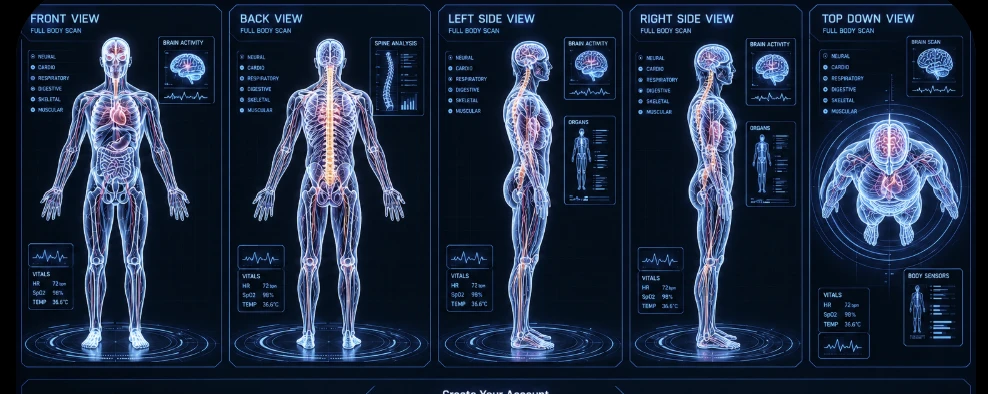
#> input picture web/assets/source-scan-sheet.webp, 988 x 394 px
$ python cut_views.py ../assets/source-scan-sheet.webp ../assets/back.webp 3
#> lines starting #> are read from the running program, lines starting #| are printed output that depends on the picture
"""Cut the five body views out of the scan sheet, painting over the baked-in UI insets."""
import sys
from PIL import Image, ImageChops, ImageDraw, ImageFilter

# Usage: cut_views.py SHEET OUT_DIR [SCALE]
# SCALE is how much larger SHEET is than the original 988x394 image (4 for the Real-ESRGAN 4x upscale).
# A scaled sheet is cut at full resolution; the original is enlarged 4x with Lanczos instead.
src, out = sys.argv[1], sys.argv[2]
k = int(sys.argv[3]) if len(sys.argv) > 3 else 1
sheet = Image.open(src).convert("RGB")
#> sheet is the input picture: PIL image 988x394 RGB; mean R, G, B 29.6, 42.6, 64.9
BG = (4, 12, 22)

# Insets to paint out, in sheet pixels (x0, y0, x1, y1).
PAINT = [
    (27, 45, 68, 118), (152, 30, 215, 84), (158, 30, 215, 88), (171, 88, 215, 106), (27, 238, 76, 314),      # front
    (237, 45, 272, 118), (237, 45, 277, 90), (370, 30, 425, 86), (372, 86, 392, 112), (392, 86, 425, 118), (237, 240, 286, 318),  # back
    (485, 45, 498, 118), (561, 30, 569, 110), (561, 112, 569, 206), (485, 240, 495, 315),  # left
    (675, 45, 682, 120), (744, 30, 749, 210), (675, 240, 686, 318),                      # right
]
mask = Image.new("L", sheet.size, 0)
#> mask: PIL image 988x394 L; every value is 0
d = ImageDraw.Draw(mask)
for b in PAINT:
    d.rectangle(tuple(v * k for v in b), fill=255)
mask = mask.filter(ImageFilter.GaussianBlur(2 * k))
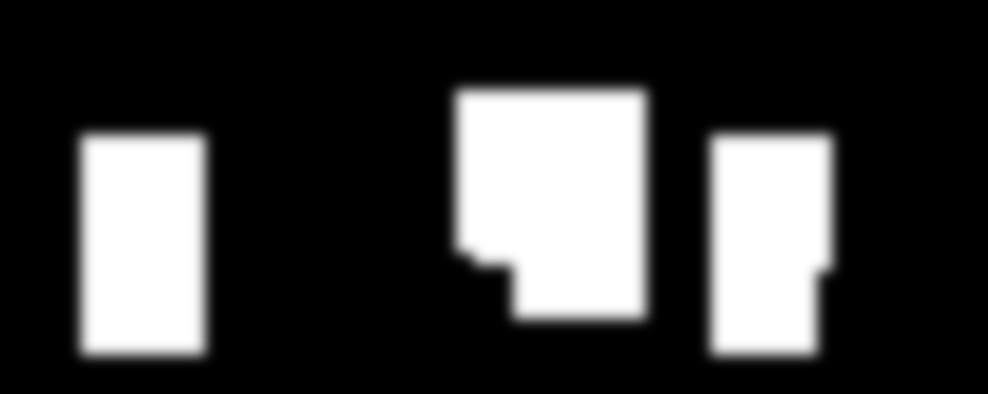
#> mask: PIL image 988x394 L; min 0, max 255, mean 60.8
sheet = Image.composite(Image.new("RGB", sheet.size, BG), sheet, mask)
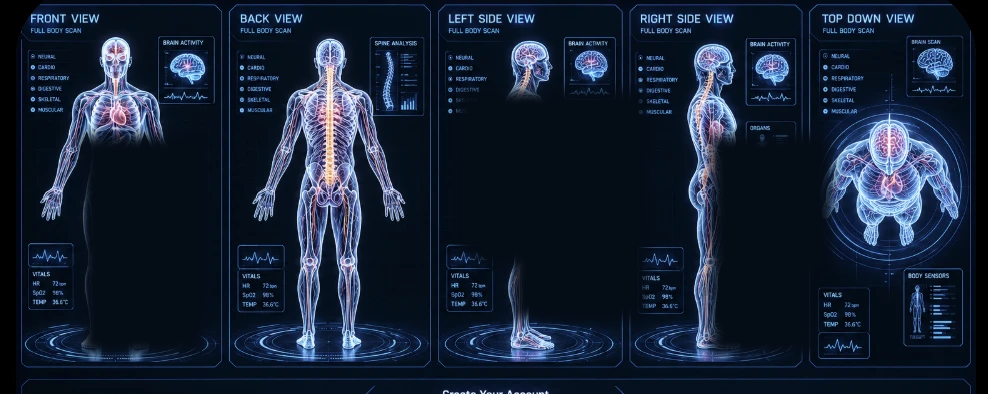
#> sheet: PIL image 988x394 RGB; mean R, G, B 22.4, 34.1, 53.2

def unpremultiply(channel, alpha):
    """Scale a colour channel up by 1/alpha so semi-transparent pixels keep their brightness."""
    c, a = channel.tobytes(), alpha.tobytes()
    return Image.frombytes("L", channel.size, bytes(min(255, x * 255 // y) if y else 0 for x, y in zip(c, a)))


VIEWS = {  # name: (x, y, w, h)
    "front": (36, 34, 160, 320),
    "back": (245, 34, 166, 320),
    "left": (485, 34, 84, 320),
    "right": (675, 34, 74, 320),
    "top": (814, 116, 150, 150),
}
for name, (x, y, w, h) in VIEWS.items():
    im = sheet.crop((x * k, y * k, (x + w) * k, (y + h) * k))
    if k == 1:
        im = im.resize((w * 4, h * 4), Image.LANCZOS)
        im = im.filter(ImageFilter.UnsharpMask(radius=3, percent=60, threshold=2))
    # Crush the navy panel background to pure black so the page shows through.
    im = im.point(lambda v: max(0, v - 26) * 255 // 229)
    # Turn brightness into transparency so the body can sit over page content.
    r, g, b = im.split()
    alpha = ImageChops.lighter(ImageChops.lighter(r, g), b).point(lambda v: min(255, int(v * 2.2)))
    rgba = Image.merge("RGBA", (*(unpremultiply(c, alpha) for c in (r, g, b)), alpha))
    rgba.save(f"{out}/{name}.webp", quality=92, method=6)
    print(name, im.size)
#> this loop made 5 passes
#> pass 1, `im = sheet.crop((x * k, y * k, (x + w) * k, (y + h) * k))`:
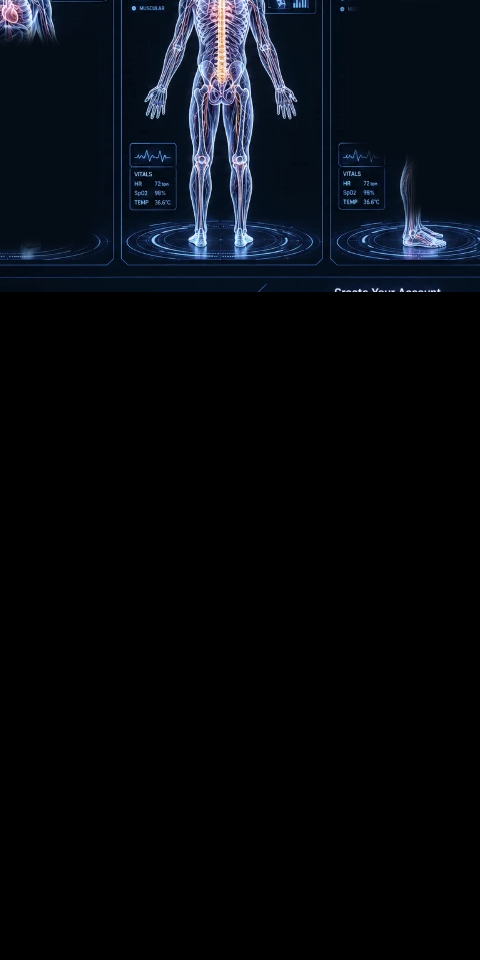
#> im: PIL image 480x960 RGB; mean R, G, B 6.8, 10, 15.5
#> pass 1, `im = im.point(lambda v: max(0, v - 26) * 255 // 229)`:
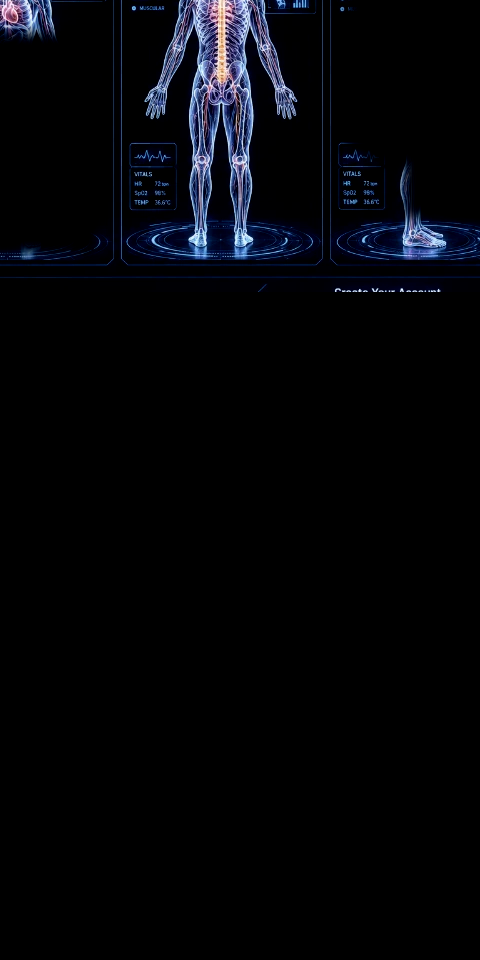
#> im: PIL image 480x960 RGB; mean R, G, B 4.5, 5.4, 8.9
#> pass 1, `r, g, b = im.split()`:
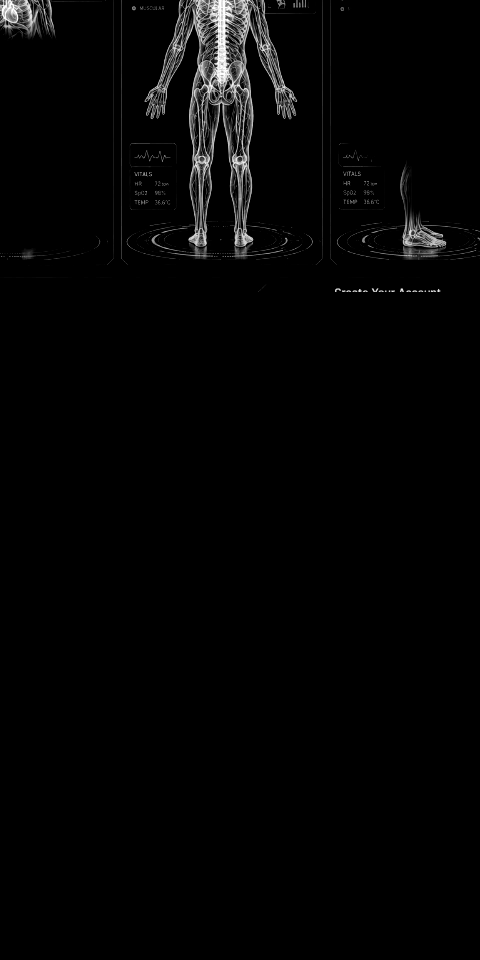
#> r: PIL image 480x960 L; min 0, max 255, mean 4.5
#> after the loop: r: PIL image 450x450 L; every value is 0
#> after the loop: rgba: PIL image 450x450 RGBA; every value is 0

$ run again, on web/assets/front.webp
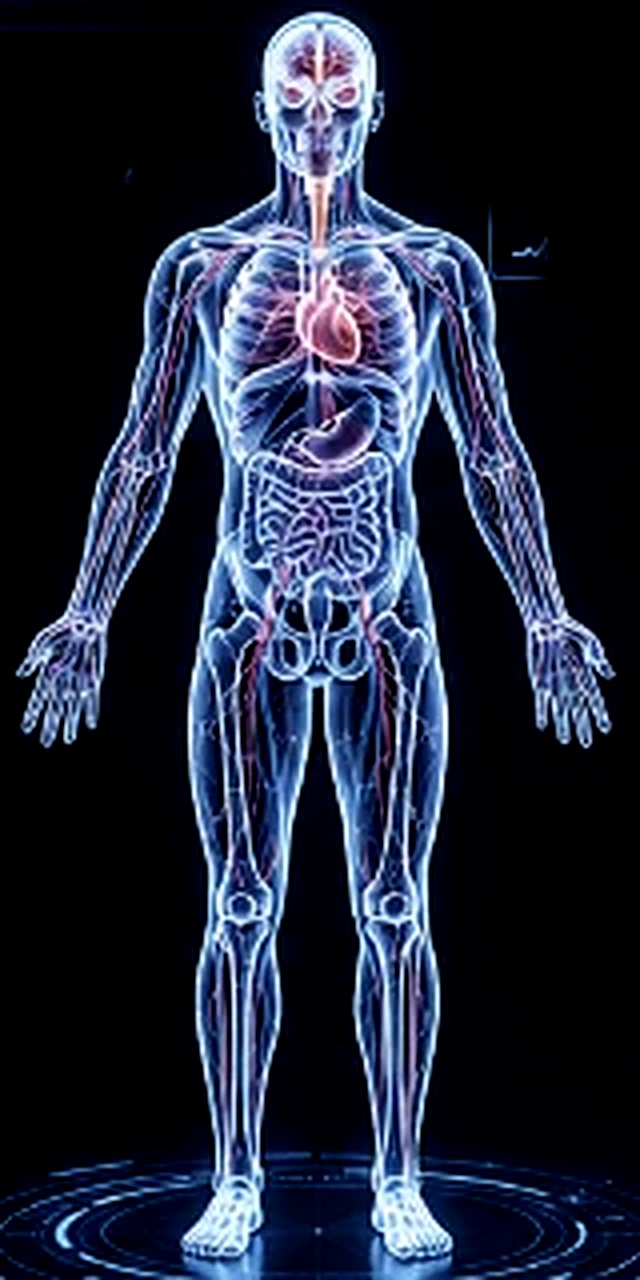
#> input picture web/assets/front.webp, 640 x 1280 px
#> sheet is the input picture: PIL image 640x1280 RGB; mean R, G, B 34.9, 41.5, 60.4
#> `mask = mask.filter(ImageFilter.GaussianBlur(2 * k))`:
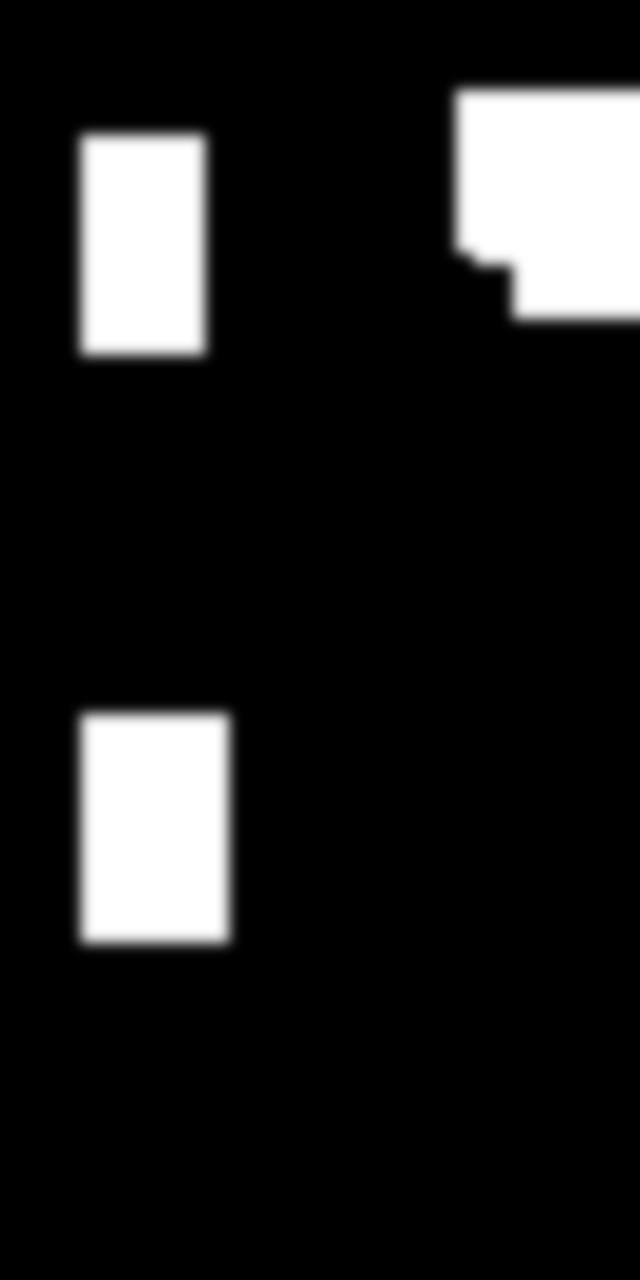
#> mask: PIL image 640x1280 L; min 0, max 255, mean 31.1
#> the loop `for name, (x, y, w, h) in VIEWS.items():` made 5 passes
#> pass 1, `r, g, b = im.split()`:
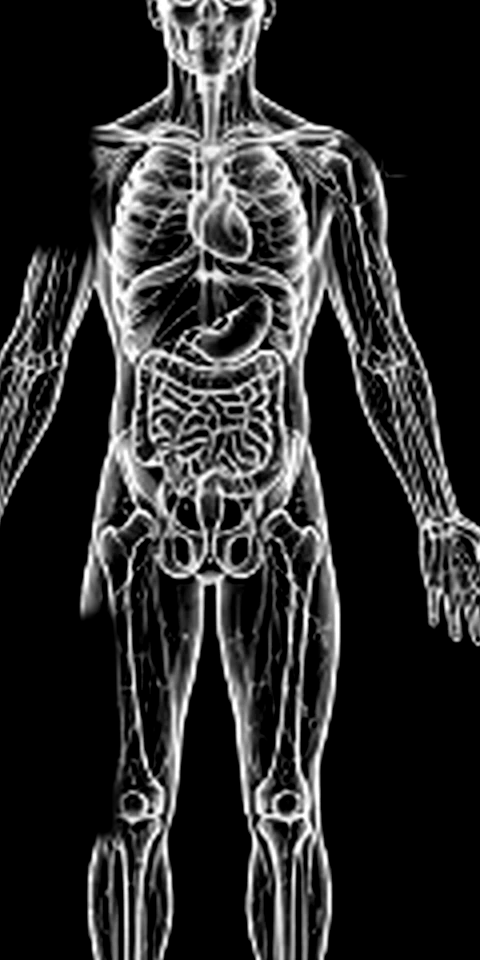
#> g: PIL image 480x960 L; min 0, max 255, mean 45.6

$ run again, on web/assets/right.webp
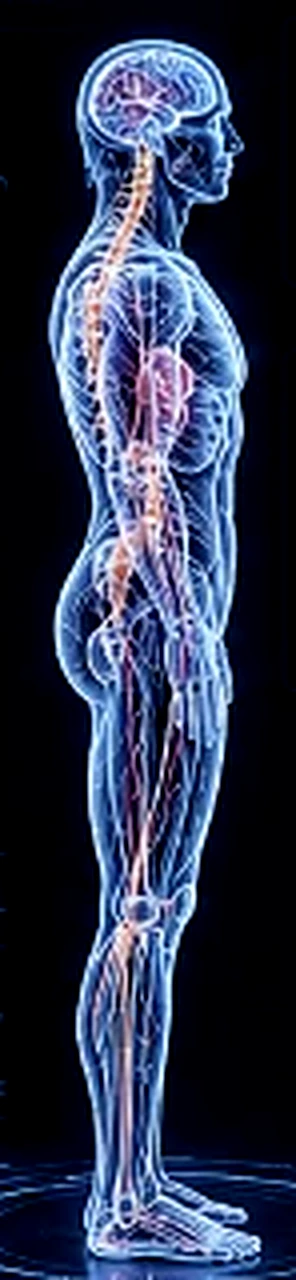
#> input picture web/assets/right.webp, 296 x 1280 px
#> sheet is the input picture: PIL image 296x1280 RGB; mean R, G, B 45.9, 54.5, 79.2
#> `mask = mask.filter(ImageFilter.GaussianBlur(2 * k))`:
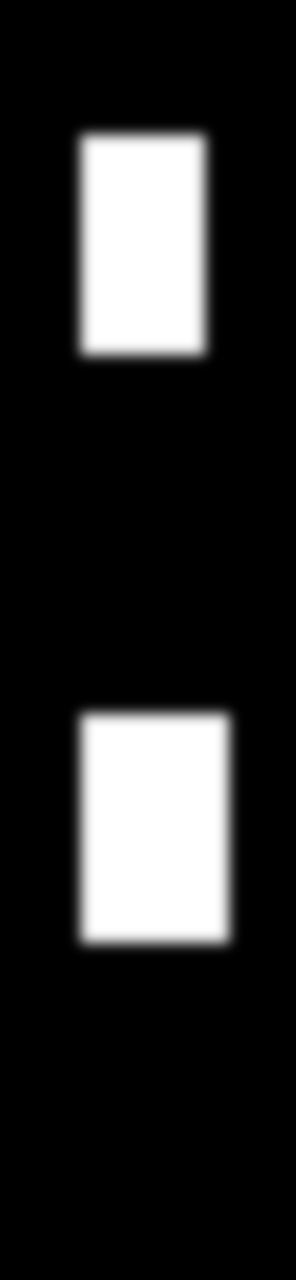
#> mask: PIL image 296x1280 L; min 0, max 255, mean 41.2
#> the loop `for name, (x, y, w, h) in VIEWS.items():` made 5 passes
#> pass 1, `r, g, b = im.split()`:
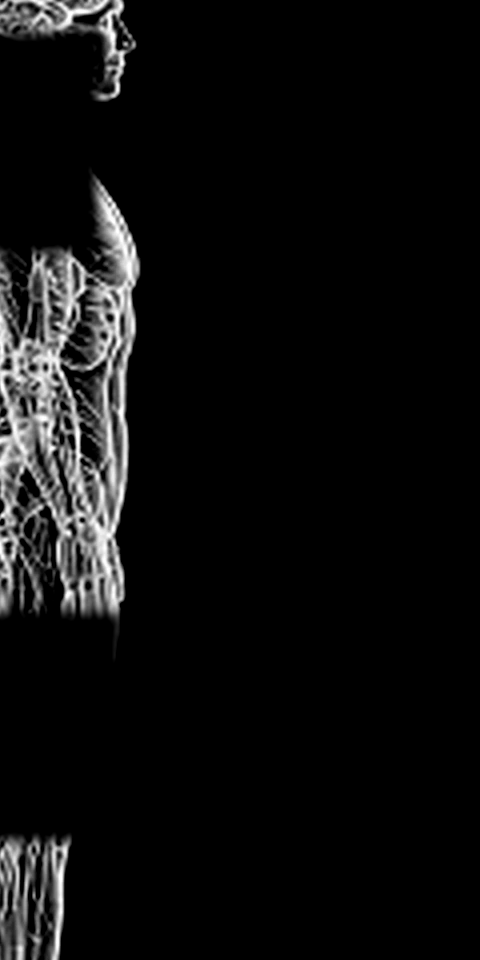
#> g: PIL image 480x960 L; min 0, max 255, mean 14.5
